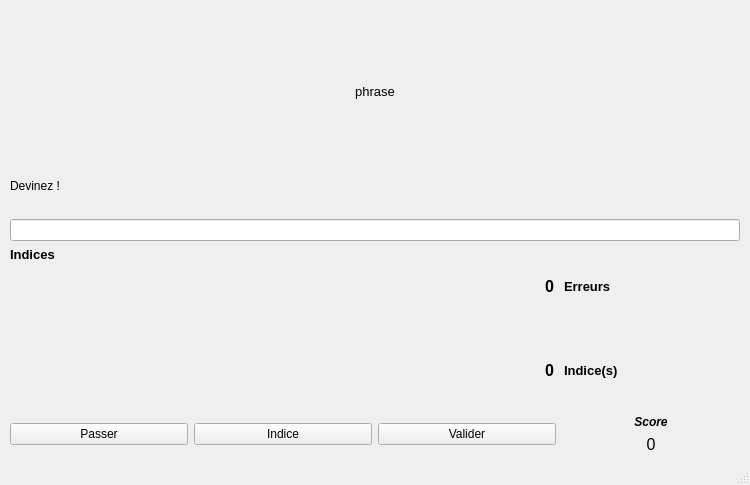
<?xml version="1.0" encoding="UTF-8"?>
<ui version="4.0">
 <class>MainWindow</class>
 <widget class="QMainWindow" name="MainWindow">
  <property name="geometry">
   <rect>
    <x>0</x>
    <y>0</y>
    <width>750</width>
    <height>485</height>
   </rect>
  </property>
  <property name="windowTitle">
   <string>Pythonnd Jeu</string>
  </property>
  <widget class="QWidget" name="centralwidget">
   <layout class="QGridLayout" name="gridLayout_2">
    <property name="leftMargin">
     <number>10</number>
    </property>
    <property name="topMargin">
     <number>10</number>
    </property>
    <property name="rightMargin">
     <number>10</number>
    </property>
    <item row="0" column="0">
     <layout class="QVBoxLayout" name="verticalLayout_4">
      <property name="sizeConstraint">
       <enum>QLayout::SetDefaultConstraint</enum>
      </property>
      <item>
       <widget class="QLabel" name="phraseLabel">
        <property name="sizePolicy">
         <sizepolicy hsizetype="Expanding" vsizetype="Expanding">
          <horstretch>0</horstretch>
          <verstretch>0</verstretch>
         </sizepolicy>
        </property>
        <property name="font">
         <font>
          <pointsize>10</pointsize>
         </font>
        </property>
        <property name="text">
         <string>phrase</string>
        </property>
        <property name="alignment">
         <set>Qt::AlignCenter</set>
        </property>
       </widget>
      </item>
      <item>
       <widget class="QLabel" name="labelPartie">
        <property name="text">
         <string>Devinez !</string>
        </property>
       </widget>
      </item>
      <item>
       <widget class="QLabel" name="labelMessage">
        <property name="text">
         <string/>
        </property>
       </widget>
      </item>
      <item>
       <widget class="QLineEdit" name="textEditEntry"/>
      </item>
      <item>
       <layout class="QHBoxLayout" name="horizontalLayout_3">
        <item>
         <layout class="QVBoxLayout" name="verticalLayout">
          <item>
           <widget class="QLabel" name="label">
            <property name="font">
             <font>
              <pointsize>10</pointsize>
              <weight>75</weight>
              <bold>true</bold>
             </font>
            </property>
            <property name="text">
             <string>Indices</string>
            </property>
           </widget>
          </item>
          <item>
           <layout class="QGridLayout" name="gridLayout">
            <property name="sizeConstraint">
             <enum>QLayout::SetMinAndMaxSize</enum>
            </property>
           </layout>
          </item>
          <item>
           <spacer name="verticalSpacer">
            <property name="orientation">
             <enum>Qt::Vertical</enum>
            </property>
            <property name="sizeHint" stdset="0">
             <size>
              <width>20</width>
              <height>40</height>
             </size>
            </property>
           </spacer>
          </item>
         </layout>
        </item>
        <item>
         <layout class="QVBoxLayout" name="verticalLayout_5">
          <item>
           <layout class="QHBoxLayout" name="horizontalLayout_4">
            <property name="spacing">
             <number>10</number>
            </property>
            <item>
             <widget class="QLabel" name="errorsLabel">
              <property name="font">
               <font>
                <pointsize>12</pointsize>
                <weight>75</weight>
                <bold>true</bold>
               </font>
              </property>
              <property name="text">
               <string>0</string>
              </property>
              <property name="alignment">
               <set>Qt::AlignRight|Qt::AlignTrailing|Qt::AlignVCenter</set>
              </property>
             </widget>
            </item>
            <item>
             <widget class="QLabel" name="errorsStrLabel">
              <property name="font">
               <font>
                <pointsize>10</pointsize>
                <weight>75</weight>
                <bold>true</bold>
               </font>
              </property>
              <property name="text">
               <string>Erreurs</string>
              </property>
              <property name="alignment">
               <set>Qt::AlignLeading|Qt::AlignLeft|Qt::AlignVCenter</set>
              </property>
             </widget>
            </item>
           </layout>
          </item>
          <item>
           <layout class="QHBoxLayout" name="horizontalLayout_5">
            <property name="spacing">
             <number>10</number>
            </property>
            <item>
             <widget class="QLabel" name="indicesNbLabel">
              <property name="font">
               <font>
                <pointsize>12</pointsize>
                <weight>75</weight>
                <bold>true</bold>
               </font>
              </property>
              <property name="text">
               <string>0</string>
              </property>
              <property name="alignment">
               <set>Qt::AlignRight|Qt::AlignTrailing|Qt::AlignVCenter</set>
              </property>
             </widget>
            </item>
            <item>
             <widget class="QLabel" name="indicesNbStrLabel">
              <property name="font">
               <font>
                <pointsize>10</pointsize>
                <weight>75</weight>
                <bold>true</bold>
               </font>
              </property>
              <property name="text">
               <string>Indice(s)</string>
              </property>
             </widget>
            </item>
           </layout>
          </item>
         </layout>
        </item>
       </layout>
      </item>
      <item>
       <layout class="QHBoxLayout" name="horizontalLayout">
        <item>
         <widget class="QPushButton" name="passerButton">
          <property name="text">
           <string>Passer</string>
          </property>
         </widget>
        </item>
        <item>
         <widget class="QPushButton" name="indiceButton">
          <property name="text">
           <string>Indice</string>
          </property>
         </widget>
        </item>
        <item>
         <widget class="QPushButton" name="validerButton">
          <property name="text">
           <string>Valider</string>
          </property>
         </widget>
        </item>
        <item>
         <layout class="QVBoxLayout" name="verticalLayout_3">
          <item>
           <widget class="QLabel" name="label_2">
            <property name="font">
             <font>
              <weight>75</weight>
              <italic>true</italic>
              <bold>true</bold>
             </font>
            </property>
            <property name="text">
             <string>Score</string>
            </property>
            <property name="alignment">
             <set>Qt::AlignCenter</set>
            </property>
           </widget>
          </item>
          <item>
           <widget class="QLabel" name="scoreLabel">
            <property name="font">
             <font>
              <pointsize>12</pointsize>
             </font>
            </property>
            <property name="text">
             <string>0</string>
            </property>
            <property name="alignment">
             <set>Qt::AlignCenter</set>
            </property>
           </widget>
          </item>
         </layout>
        </item>
       </layout>
      </item>
     </layout>
    </item>
   </layout>
  </widget>
  <widget class="QStatusBar" name="statusbar"/>
 </widget>
 <resources/>
 <connections/>
</ui>
